Frame 1 (no input): blank canvas, image omitted
Frame 60 (the mouse pressed at the canvas centre just before this capture): blank canvas, image omitted
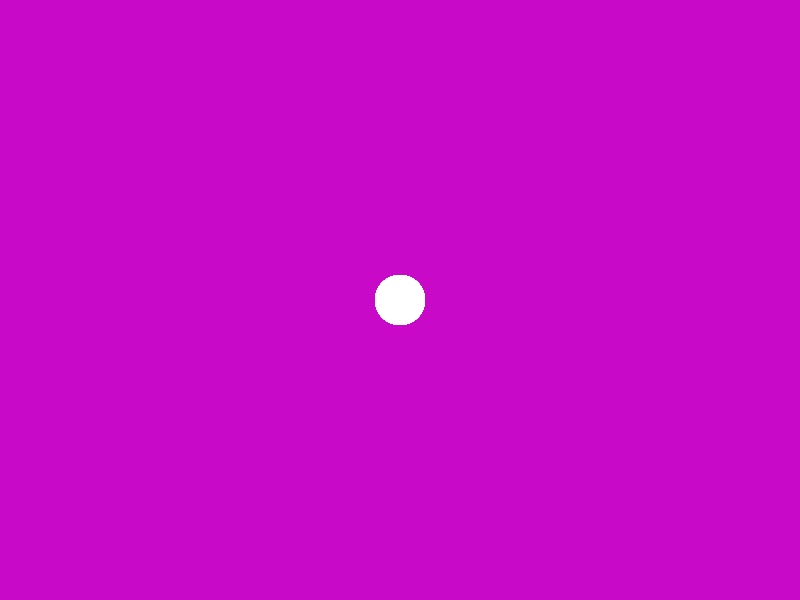
Frame 120 (the mouse held since frame 60 and released just before this capture)

The Processing sketch whose frames 1 and 60 were blank and that drew this single picture after the mouse press (run headless with seeded random() and noise(); from frame 60 on, the mouse is pressed at the canvas centre):

// Processing sketch: keyPress
// ── keyPress.pde
int draw = 0;
int weight = 50;

void setup() {
  size(800, 600);
  background(200, 10, 200);
  noStroke();
}

void draw() {

  if (draw == 1) {
    ellipse(mouseX, mouseY, weight, weight);
  }
}

void mousePressed() {
  draw = 1;
}
void mouseReleased() {
  draw = 0;
}

void keyPressed() {
  float red = map(mouseX, 0, width, 0, 255);
  float blue = map(mouseY, 0, height, 0, 255);
  background(red, 10, blue);
  
  if(key == '-'){
    weight-=5;
  }
  if(key == '+'){
   weight+=5; 
  }
  println(weight);
}
